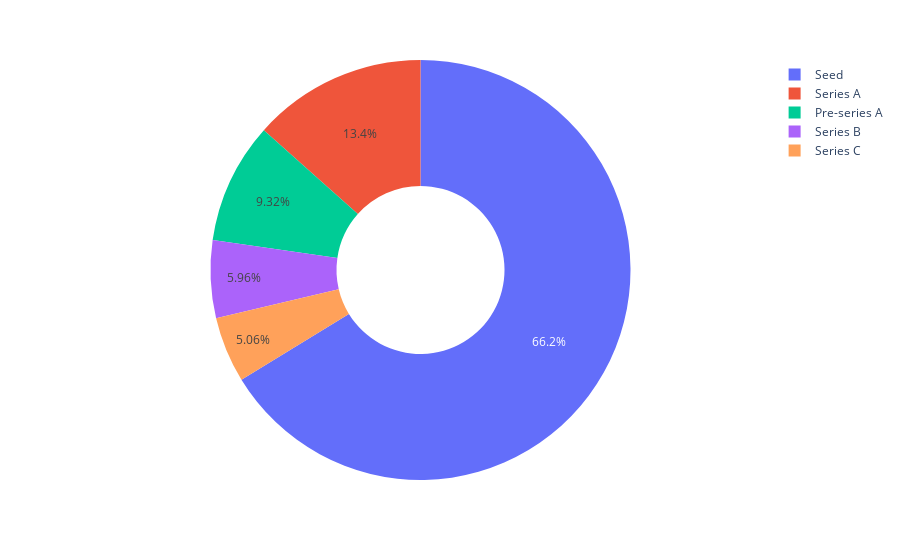

Notebook cell for this chart:
### Code cell
# Create the donut chart
fig = px.pie(top_5_stages, values='Amount', names='Stage', hole=.4)
fig.show()

### Figure 1 — Plotly figure (JSON) as saved in the notebook; plotly's stock layout.template omitted (floating-point values rounded to 4 significant figures)
{"data": [{"domain": {"x": [0, 1], "y": [0, 1]}, "hole": 0.4, "hovertemplate": "Stage=%{label}<br>Amount=%{value}<extra></extra>", "labels": ["Seed", "Series A", "Pre-series A", "Series B", "Series C"], "legendgroup": "", "name": "", "showlegend": true, "type": "pie", "values": [1478, 299, 208, 133, 113]}], "layout": {"legend": {"tracegroupgap": 0}, "margin": {"t": 60}}}
